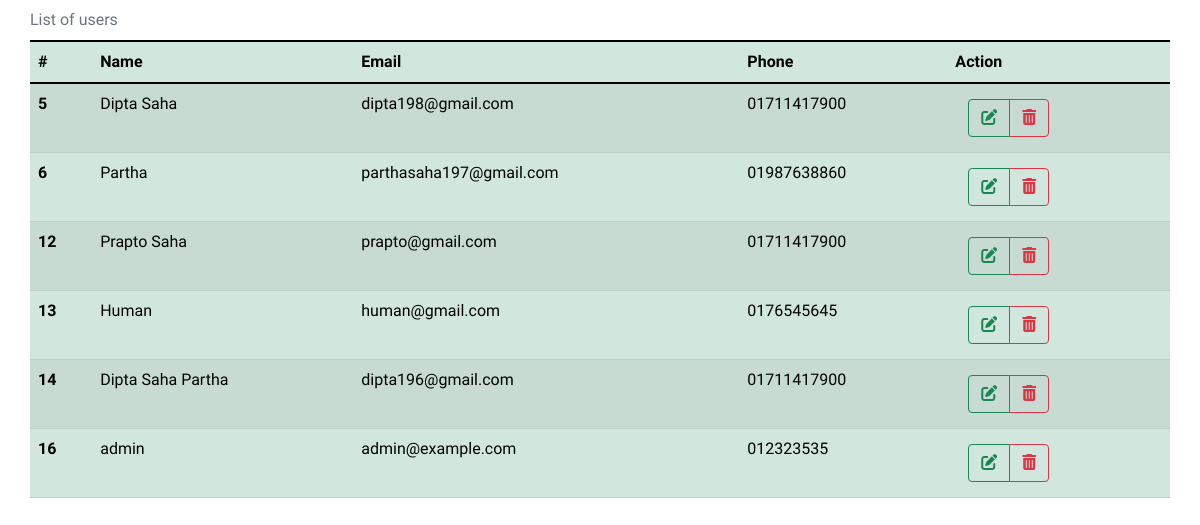
The page / on the database its author committed.
### tables this page shows
CREATE TABLE `user` (
  `user_id` int(11) NOT NULL,
  `username` varchar(255) DEFAULT NULL,
  `password` varchar(255) DEFAULT NULL,
  `email` varchar(255) DEFAULT NULL,
  `phone` varchar(255) DEFAULT NULL,
  `user_photo` text NOT NULL
);

### index.php (the view, shortened to what this page needs)
<?php include "db.php"?>
<?php include "header.php"?>
        <?php
            $query= "SELECT * FROM user";
            $all_users_data = mysqli_query($connection,$query);
        ?>
                <div class="container">
                    <div class="row">
                    <table class="table caption-top table-success table-striped table-hover">
                    <caption>List of users</caption>
                    <thead>
                        <tr>
                        <th scope="col">#</th>
                        <th scope="col">Name</th>
                        <th scope="col">Email</th>
                        <th scope="col">Phone</th>
                        <th scope="col">Action</th>
                        </tr>
                    </thead>
                      <tbody>
                        <?php
                        while ($row = mysqli_fetch_assoc($all_users_data)) {
                            $user_id  =$row['user_id'];
                            $username =$row['username'];
                            $email    =$row['email'];
                            $phone    =$row['phone'];
                        ?>
                        <tr>
                        <th scope="row"> <?php echo $user_id ?></th>
                        <td><?php echo $username ?></td>
                        <td><?php echo $email ?></td>
                        <td><?php echo $phone ?></td>
                        <td>
                            <div class="btn btn-group">
                                <a href="user-update.php?update=<?php echo $user_id ?>" class="btn btn-outline-success"><i class="fa-solid fa-pen-to-square"></i></a>
                                <a href="index.php?delete=<?php echo $user_id ?>" class="btn btn-outline-danger"><i class="fa-solid fa-trash-can"></i></a>
                            </div>
                        </td>
                    <?php }
                    ?>
                        </tr>
                     </tbody>
            </table>
                    </div>
                </div>
   <?php include "footer.php"  ?>

### header.php (shortened to what this page needs)
<!DOCTYPE html>
<html lang="en">
<head>
    <link href="https://cdn.jsdelivr.net/npm/bootstrap@5.1.3/dist/css/bootstrap.min.css" rel="stylesheet">
    <link rel="stylesheet" href="css/style.css">
</head>
<body>

### footer.php (shortened to what this page needs)
</body>
</html>

### css/style.css (style rules this page uses)
body { font-family: 'Josefin Sans', sans-serif; }

### rows shown on the page
user: user_id "5", username "Dipta Saha", email "dipta198@gmail.com", phone "01711417900"
user: user_id "6", username "Partha", email "parthasaha197@gmail.com", phone "01987638860"
user: user_id "12", username "Prapto Saha", email "prapto@gmail.com", phone "01711417900"
user: user_id "13", username "Human", email "human@gmail.com", phone "0176545645"
user: user_id "14", username "Dipta Saha Partha", email "dipta196@gmail.com", phone "01711417900"
user: user_id "16", username "admin", email "admin@example.com", phone "012323535"
